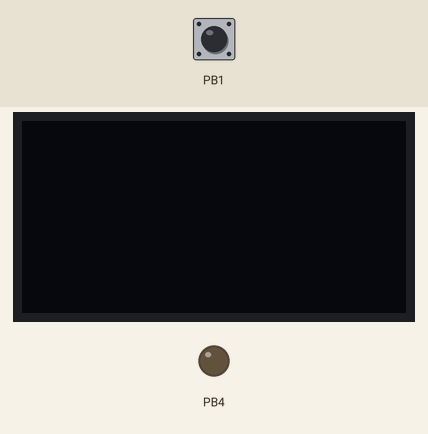
A sketch run on a simulated ATtiny85, built with avr-gcc and run on an emulated ATtiny85. Parts: 128×64 one-colour display, output pins drawn as LEDs (lit = HIGH). Wiring (inferred from the names in the program): 24Cxx EEPROM at I2C address 0x50; SSD1306 OLED at I2C address 0x3C. Inputs (shaded band) come from the test bench; at power-on: PB1 HIGH. Sleep ends after the set time or at an interrupt; random numbers use the default seed unless the sketch sets one; EEPROM starts erased.

Above: at 5.0 s.
5.1 s: PB1 pulled LOW for 0.15 s
At 6.6 s:
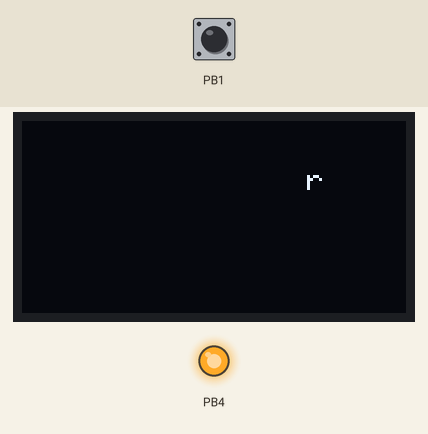
6.9 s: PB1 pulled LOW for 1 s
9.4 s: PB1 pulled LOW for 3.2 s
Timing chart, 0 to 22.9 s (numbered marks = the images above; inputs shaded):
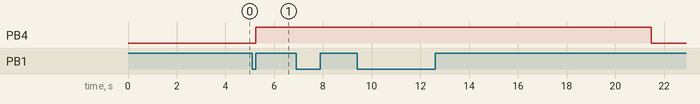

The sketch:

Schimpfolino_noeeprom.ino
```cpp
/*
    Schimpfolino V1.01 15.05.2025 - Nikolai Radke
    https://www.monstermaker.de

    Sketch for the insulting gadget | With or without additional 24AAXXX EEPROM
    For ATtiny85 only - set to 8 MHz | B.O.D disabled | No bootloader
    Remember to burn the "bootloader" (IDE is setting fuses) first!

    Flash usage: 8.182 bytes (IDE 2.3.6 | ATTinyCore 1.5.2 | Linux X86_64 | ATtiny85)
    Power:       1.6 mA (display on, no EEPROM) | ~ 200 nA (sleep)

    Umlaute have to be converted (UTF-8):
    ä -> # | ö -> $ | ü -> % | ß -> * | Ä -> & | Ö -> ' | Ü -> (
    Last character of a wordlist is "!"

    Wiring:
                         +-\/-+
    RST          - PB5  1|    |8  VCC - Battery
    Free         - PB3  2|    |7  PB2 - SCL
    Devices VCC  - PB4  3|    |6  PB1 - Button -> GND
    GND          - GND  4|    |5  PB0 - SDA
                         +----+
*/

#include <avr/sleep.h>                           // Used for deep sleep
#include <util/delay.h>                          // Needs less flash memory than delay()
#include "SSD1306_minimal.h"                     // Modified library!
#include <Wire.h>                                // I2C communication with display and EEPROM

// Hardware
#define  BUTTON   PB1                            // Button pin
#define  DEVICES  PB4                            // External devices power pin

// Wordlist arrays - a single array can hold only 4000 bytes | Used if no EEPROM present | 5 x 97 words = 4850 bytes
const char data1[] PROGMEM = {"Dumpfe    Staubige  Miefende  Stinkende Gammlige  Hinkende  Winzige   Popelige  Nasse     Furzende  Rostige   Hohle     Siffige   Miese     Krumme    Klapprige Trockene  Haarige   Uralte    Grunzende SchreiendeMeckernde Nervende  Sabbernde Triefende Modrige   Lumpige   Lausige   Sinnlose  Olle      Unn$tige  Dampfende Ledrige   Einarmige Leere     L#stige   Heulende  Pickelige Faule     Ranzige   Tr%be     Dralle    Blanke    Gierige   Tranige   Wackelnde Torkelnde W%ste     Fischige  Beknackte Modrige   VerkorksteHeimliche L$chrige  Brockige  Plumpe    Tattrige  Ratternde SchmutzigeLiderlicheD$sige    Prollige  Fiese     Dr$ge     Muffige   M%ffelnde Peinliche N$rgelnde Fettige   Zahnlose  Freche    Sch#bige  Piefige   Gummige   Labbrige  Patzige   Pelzige   Reudige   Pekige    M%rbe     Harzige   Lahme     Mickrige  Br#sige   Zottelige Gelbliche Knorrige  Salzige   Schrille  Dusselige Windige   Grausige  Gr#sslicheGrobe     Spackige  Kauzige   Flachsige "};
const char data2[] PROGMEM = {"Stampf    Wabbel    Pups      Schmalz   Schmier   Hack      Zement    Spuck     Stachel   Keller    Laber     Stock     Runzel    Schrumpf  Ekel      Schnodder Matsch    Wurm      Eiter     Speck     Mist      Klotz     W%rg      Lumpen    Schleim   Wurst     Doof      Brat      Schwamm   Kratz     Grotten   Kriech    Gift      Schlabber Reier     G$bel     Knatter   Kleb      Schmadder Grind     Labber    Luft      Massen    Schimmel  Mini      Ochsen    Problem   Quassel   Schnaps   Saft      Fummel    Friemel   Zappel    Tropf     Pluntsch  Sumpf     Hecken    Grab      Schwitz   Schnarch  Schleich  Schluff   Fl$ten    Holz      Kreisch   Dulli     Luschen   Gammel    Alt$l     R$chel    Glibber   Lach      Krach     Knick     Quetsch   Quatsch   Quietsch  Knautsch  T%mpel    Teich     Knatter   Sauf      Pipi      Struller  Gr#ten    Nasen     Pech      Leier     Reier     Bl$d      Schorf    Sabbel    Quengel   Bananen   Unsinns   Plunsch   Frust     "};
const char data3[] PROGMEM = {"suppe     socke     bombe     boulette  schwarte  warze     beule     pest      pflaume   r%be      geige     ratte     krankheit wunde     oma       knolle    stulle    liese     brut      henne     zwiebel   bude      kiste     braut     leuchte   kr$te     nuss      spinne    grube     toilette  krake     pf%tze    backe     bratsche  klatsche  nudel     knolle    t%te      nase      made      tonne     krampe    b%rste    windel    semmel    haxe      gr#fin    schleuder zierde    kr#he     latte     niete     rassel    assel     torte     galle     latsche   schrulle  kanone    blase     pelle     trine     queen     zecke     praline   magt      pracht    fritte    so*e      larve     murmel    hexe      pampe     sirene    dr%se     klette    petze     brumme    glatze    qualle    natter    kralle    ziege     gr%tze    s%lze     nulpe     wampe     frikadelleflunder   trulla    zichte    uschi     kuh       pappe     hupe      tr$te     schabe    "};
const char data4[] PROGMEM = {"busch     fink      nagel     bammel    klopper   tentakel  br#gen    schlumpf  husten    ersatz    haufen    beutel    kn$del    r%ssel    hintern   eimer     pickel    stumpf    k#se      molch     kohl      gnubbel   sack      hansel    puller    alptraum  kasten    kopf      beutel    bewohner  kuchen    freund    nascher   opa       rotz      klumpen   peter     hupsi     bengel    kollege   fleck     l$ffel    lurch     hobel     spaten    pudel     rettich   rinnstein unfall    lappen    k%bel     mops      pfosten   zwerg     pudding   nuckel    putzer    l%mmel    baron     mop       besen     feudel    br#gen    bolzen    pilz      stiefel   k$ter     gulli     pfropf    schrank   k$nig     pott      paddel    rinnstein zinken    haken     witz      buckel    knecht    fan       schmand   klops     gauner    lulli     graupe    pimpf     kasper    spross    teufel    hammel    bock      schmodder pr%gel    spie*er   aal       groschen  geist     "};
const char data5[] PROGMEM = {"sekret    balg      blag      monster   gel$t     imitat    skelett   ding      unding    auge      brot      deo       insekt    bier      mus       ende      futter    gew#chs   produkt   ger$ll    bonbon    furunkel  paket     virus     desaster  st%ck     fass      zeug      ferkel    ei        gewitter  hormon    experimentgulasch   schnitzel fell      theater   schauspielbaby      spielzeug gel       donutloch gelee     gelumpe   zeug      schaf     molek%l   gew%rz    gespenst  gespinnst mittel    geschnetz organ     risotto   vieh      ges#*     gez%cht   ekzem     moped     ger%mpel  hirn      gef#*     wachstum  moloch    rinnsaal  gemenge   opossum   frettchen h#hnchen  plankton  untier    unget%m   gebr#u    fondue    beispiel  elend     leid      gift      verderben ungl%ck   drama     trauma    versagen  fiasko    dilemma   debakel   tabu      ger%cht   hindernis dingdong  dingsbums gewicht   abwasser  abbild    modell    gem#lde   brett     "};

// Variables
const char *field;                               // Pointer to one of the character arrays
uint8_t  chars = 0;                              // Number of characters in the word | Gobal
uint16_t addresses[5] = {                        // Wordlists addresses array - overwritten if EEPROM is present
  sizeof(data1) / 10,                            // Wordcount in array for first word (adjective)
  sizeof(data2) / 10,                            // Wordcount in array for second word part 1 noun-
  sizeof(data3) / 10,                            // Wordcount in array for second word part 2 female noun
  sizeof(data4) / 10,                            // Wordcount in array for second word part 2 male noun
  sizeof(data5) / 10                             // Wordcount in array for second word part 2 neutrum noun
};
char     wordbuffer[20];                         // Buffer for read words
bool     eeprom = false;                         // No EEPROM used -> Auto detect

volatile bool awake = false;                     // Stay awake when button is pressed

SSD1306_Mini  oled;                              // Set display

int main(void) {
  // Power saving
  ADCSRA &= ~(1 << ADEN);                        // Switch ADC off | Saves 270 uA
  set_sleep_mode(SLEEP_MODE_PWR_DOWN);           // Always deepest sleep mode

  // Port setup
  DDRB  |= (1 << DEVICES);                       // Set PB4 to OUTPUT to power up display and EEPROM
  PORTB = 0x3F;                                  // Set all ports to INPUT_PULLUP to prevent floating and start devices

  // Hardware pin and watchdog interrupt
  cli();                                         // Stop all interrupts. An interrupt can ruin the timed sequence
  GIMSK |= (1 << PCIE);                          // Turn on pin change interrupt
  PCMSK |= (1 << PCINT1);                        // Turn on interrupt on PB1 button
  MCUSR &= ~(1 << WDRF);                         // No watchdog reset
  WDTCR |= (1 << WDCE) | (1 << WDE);             // Watchdog change enable
  WDTCR = (1 << WDP0) | (1 << WDP3);             // Set prescaler to 8 s
  sei();                                         // Start interrupts

  // Init I2C
  Wire.setClock(400000L);                        // Fast mode (400 kHz)
  Wire.begin();                                  // Start I2C

  // Look for EEPROM and read wordlist addresses if available | genus is a helping variable here
  Wire.beginTransmission(0x50);                  // Look for 24LCXX EEPROM at 0x50
  if (Wire.endTransmission() == 0) {             // 0x00 for available, 0xFF for not found
    eeprom = true;                               // if available, set EEPROM flag
    // Read wordlist addresses
    for (uint8_t wlist = 0; wlist < 5; ++ wlist) // Read numbers of 5 wordlists
      addresses[wlist] = (read_eeprom(wlist * 2) * 255) + (read_eeprom((wlist * 2) +1)); // Write word numbers to array
  }

  // Randomize number generator
  PORTB &= ~(1 << DEVICES);                      // Devices off
  sleep_mode();                                  // Sleep until button is pressed to "turn on"
  while (!(PINB & (1 << BUTTON)));               // Wait until button is released
  randomSeed(millis());                          // Time passed is used for random numbers

  // Main routine | Runs after waking up
  while(1) {
    // Init Display
    PORTB |= (1 << DEVICES);                     // Devices on
    PRR |= (1 << PRTIM0) | (1 << PRTIM1);        // Both timers are not needed anymore | Saves 100 uA when active
    oled.init();                                 // Connect and start OLED via I2C

    // Display swearwords until timeout
    while (awake) {                              // Wait 8.5 seconds timeout
      oled.clear();                              // Clear display buffer

      // First word
      field = data1;                             // Pointer to first array
      get_swearword(random(0, addresses[0]));    // Read first word from EEPROM
      uint8_t genus = random(0, 3);              // Set word genus
      if (genus != 0) {                          // Check if not female
        wordbuffer[chars] = 48 + genus;          // If male, add "r", if neutrum, add "s" to buffer
        ++ chars;                                // Increase number of characters
      }
      write_swearword(2);                        // Write first word in the first line

      // Second word first part
      uint16_t list = 0;                         // Set start address for array
      if (eeprom) list = addresses[0];           // Set start address for EEPROM
      field = data2;                             // Pointer to second array
      get_swearword(random(list, addresses[1])); // Read first part of second word

      // Second word second part
      if (eeprom) list = addresses[genus + 1];   //  Set start adress for EEPROM
      field = data3;                             // Pointer to female array
      if (genus == 1) field = data4;             // Pointer to male array
      if (genus == 2) field = data5;             // Pointer to neutrum array
      get_swearword(random(list, addresses[genus + 2])); // Read second part of second word
      write_swearword(4);                        // Write second word in second line

       // Wait for button and sleep 8s
      _delay_ms(500);                            // Debounce button
      awake = false;                             // Set to sleep
      WDTCR |= (1 << WDIE);                      // Set watchdog interrupt
      sleep_mode();                              // Sleep 8 s or wake when button is pressed
      WDTCR &= ~(1 << WDIE);                     // Stop watchdog interrupt
    }

    // Go to sleep after 8s seconds if button is not pressed before
    oled.sendCommand(0xAE);                      // Display off and sleep (old boards)
    PORTB &= ~(1 << DEVICES);                    // Devices off
    sleep_mode();                                // Sleep until button is pressed
  }
}

// Functions
void get_swearword(uint16_t address) {           // Fetch characters from EEPROM
  address *= 10;                                 // Each address has 10 characters
  for (uint16_t i = address; i < address + 10; ++ i) { // Read 10 characters...
    char c = pgm_read_byte(&field[i]);           // ...from wordlist...
    if (eeprom) c = read_eeprom(i + 10);         // ...or from EEPROM with address memory offset
    if (c != 32) {                               // Skip space
      // Set German Umlaute or character
      switch (c) {
        case 35: c = 27; break;                  // # -> ä
        case 36: c = 28; break;                  // $ -> ö
        case 37: c = 29; break;                  // % -> ü
        case 38: c = 58; break;                  // & -> Ä
        case 39: c = 59; break;                  // ' -> Ö
        case 40: c = 60; break;                  // ( -> Ü
        case 42: c = 30; break;                  // * -> ß
        default: c -= 65;                        // Set non-empty character
      }
      wordbuffer[chars ++] = c;                  // Store and increment counter
    }
  }
}

void write_swearword(uint8_t line) {             // Write centered word
  uint8_t x;                                     // Helping variable for the x position on display
  x = (128 - (chars * 7)) / 2;                   // Calculate centering
  if (chars > 17) x = (128 - (chars * 6)) / 2;   // Modify for very long words
  oled.cursorTo(x, line);                        // Set cursor to selected line
  for (x = 0; x < chars; ++ x)                   // Print the characters...
    oled.printChar(wordbuffer[x]);               // ...from buffer
  chars = 0;                                     // Set number of characters back to 0
}

uint8_t read_eeprom(uint16_t e_address) {        // Read from EEPROM
  Wire.beginTransmission(0x50);                  // Open transmission to I2C-address 0x50
  Wire.write(e_address >> 8);                    // Send the MSB (Most Significant Byte) of the memory address
  Wire.write(e_address & 0xFF);                  // Send the LSB (Least Significant Byte) of the memory address
  Wire.endTransmission();                        // Close transmission
  Wire.requestFrom(0x50, 1);                     // Request one byte
  return Wire.read();                            // Read and return byte
}

ISR(PCINT0_vect) {                               // Interrupt routine for pin change
  awake = true;                                  // Set awake flag when button is pressed
}

ISR(WDT_vect) {}                                 // Interrupt routine for watchdog. Unused but mandatory                               
```

SSD1306_minimal.h
```cpp
// (licence header left out)
#ifndef __SSD1306_MINIMAL_H__
#define __SSD1306_MINIMAL_H__

#include <Arduino.h>                             // Arduino and ATtiny specific library

// Config
#define SlaveAddress 0x3c                        // SSD1306 I2C address

// Schimpfolino: Count characters in main sketch, used to shrink font witdh if too long
extern uint8_t chars;

class SSD1306_Mini {
  public:
    // Call this function once to initialize the display
    void init();

    // Reset clipArea to maximum and clear the display
    void clear();

    // Set the clipArea, by default (0, 0, 128, 8)
    void clipArea(unsigned char col, unsigned char row, unsigned char w, unsigned char h);

    // Move the cursor to a location (similar to clipArea)
    void cursorTo( unsigned char row, unsigned char col);

    // Print a single character
    void printChar(char ch);

    // Send a command | Schimpfolino needs to switch off the display (old boards)
    void sendCommand(unsigned char command);

  private:
    // Set command mode
    void commandMode();

    // Set data mode
    void dataMode();

    // Send data
    void sendData(unsigned char data);
};
#endif
```

Source omitted: SSD1306_minimal.cpp (7794 bytes)

Measured:
- after the input at 5.1 s, PB4: LOW → HIGH after 0.15 s
